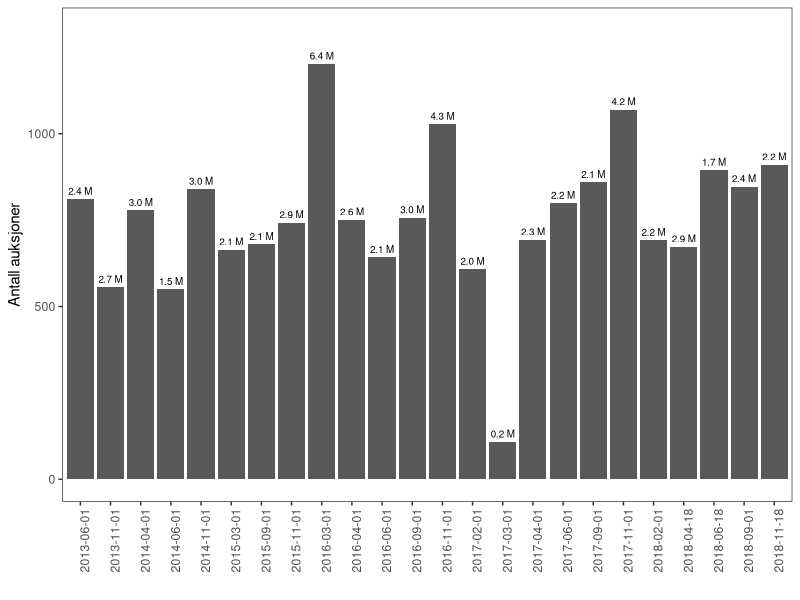

This chart was generated by the following R code: (Note: this script raises an error after producing the figure.)
library(readxl)
library(ggplot2)
library(ggthemes)
library(dplyr)
library(lubridate)
library(readxl)
library(xtable)

dataset <- read_excel("vinmonopolet_auksjoner.xlsx")
colnames(dataset)[3]="object_id"
colnames(dataset)[19]="buyer_id"
colnames(dataset)[16]="tilslag_flaske"
colnames(dataset)[15]="tilslag_totalt"
colnames(dataset)[12]="verdi_flaske"

################ lage datasett for alle rundene til figur 3.1
alle_runder <- split(dataset,dataset$Dato)
auksjoner_Runde <- sapply(alle_runder, NROW) 
# lager en rask for loop for å finne hvor mye hver runde har generert
# i omsetning
dato_runder <- names(auksjoner_Runde)
verdi_runde=0
for (i in 1:length(auksjoner_Runde)){
verdi_runde[i] <- sum(alle_runder[[dato_runder[i]]][["tilslag_totalt"]])}

df_figur1 <- data.frame(dato=as.factor(dato_runder), 
                        omsetning=as.numeric(verdi_runde),
                        antall_auksjoner = as.numeric(unname(auksjoner_Runde)))
# omgjør tall til millioner
df_figur1$omsetning <- paste(format(round(df_figur1$omsetning / 1e6, 1), trim = TRUE), "M")

# en ting mangler: sentrere datoene rett under ticksene
figure_1 <- ggplot(df_figur1, aes(x=dato, y=antall_auksjoner)) + 
    geom_bar(stat="identity") + theme_bw() + ylim(0,1300) +
    theme(panel.grid=element_blank(), axis.text.x = element_text(angle=90)) +
    ylab("Antall auksjoner") + xlab("") 
  
foo <- ggplot_build(figure_1)$data[[1]]

figure_1 + annotate("text", x=foo$x, y=foo$y + 1, label = df_figur1$omsetning,
                    vjust=-0.5, size=2.5)

################ lage datasett for alle rundene til figur 3.2 antall kjøpere og hvor ofte de kjøper
alle_bydere <- split(dataset,dataset$buyer_id)
kjøp_byder <- sapply(alle_bydere, NROW) 

# lager en dataframe og lager factor verdier av ID som er sortert etter størrelse på antall
df_figur32 <- data.frame(antall=round(as.numeric(unname(kjøp_byder)))) 
# her er order by factor, hvis vi skal plotte
  #df_figur32$id <- factor(df_figur32$id, levels=df_figur32$id[order(df_figur32$antall)])
# men siden vi skal lage data frame over til table, så må vi order direkte
df_figur32 <- sort(df_figur32, decreasing = TRUE)

xtable(t(df_figur32[1:42]))
# lager en enkel plot  
figure_32 <- ggplot(df_figur32, aes(x=id, y=antall)) + geom_bar(stat="identity") + theme_bw() +
  theme(panel.grid=element_blank(), axis.text.x = element_text(angle=90)) 

foo2 <- ggplot_build(figure_32)$data[[1]]

figure_1 + annotate("text", x=foo2$x, y=foo2$y + 1, label = df_figur32$antall,
                    vjust=2, size=2.5)






